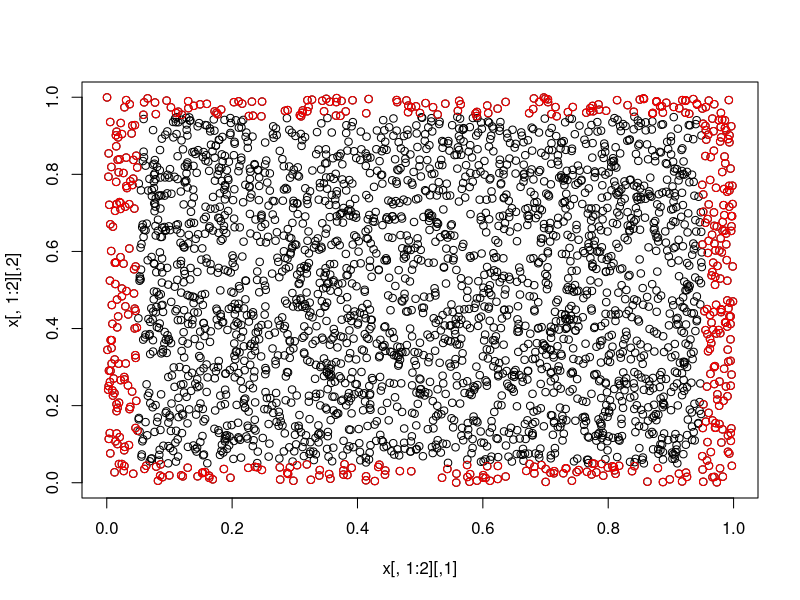
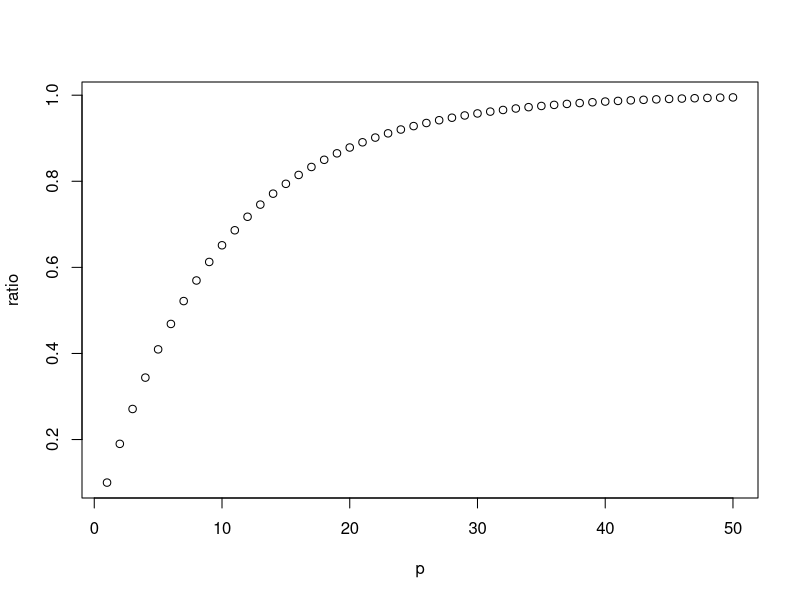

These charts were generated, in order, by the following R code:
# This script creates plots illustrating the curse of dimensionality

# Choose points, randomly distributed
n <- 3000  # number of points
p <- 2  # number of dimensions

x <- matrix(runif(n*p), ncol=p)

Fringe <- function(z){
  # Determine if z lies within 0.05 distance from the boundary
  # z is a vector of length p
  any(abs(z - 0.5) > 0.45)
}

result <- apply(x, 1, Fringe)

png('edges.png')
plot(x[,1:2])
points(x[,1][result], x[,2][result], col='red')
dev.off()

ratio <- sum(result) / n

# plot p versus ratio
p <- 1:50

GetRatio <- function(dim){
  1 - (0.9)^dim
}
ratio <- sapply(p, GetRatio)

png('curse_dimensionality.png')
plot(p, ratio)
dev.off()
